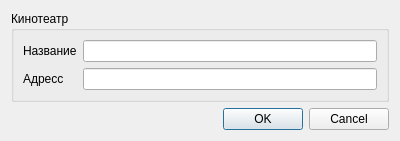
<?xml version="1.0" encoding="UTF-8"?>
<ui version="4.0">
 <class>AddCinemaDialog</class>
 <widget class="QWidget" name="AddCinemaDialog">
  <property name="geometry">
   <rect>
    <x>0</x>
    <y>0</y>
    <width>400</width>
    <height>126</height>
   </rect>
  </property>
  <property name="windowTitle">
   <string>Form</string>
  </property>
  <layout class="QFormLayout" name="formLayout">
   <item row="0" column="0" colspan="2">
    <widget class="QGroupBox" name="groupBox">
     <property name="title">
      <string>Кинотеатр</string>
     </property>
     <layout class="QFormLayout" name="formLayout_2">
      <item row="0" column="0">
       <widget class="QLabel" name="name_label">
        <property name="text">
         <string>Название</string>
        </property>
       </widget>
      </item>
      <item row="1" column="0">
       <widget class="QLabel" name="address_label">
        <property name="text">
         <string>Адресс</string>
        </property>
       </widget>
      </item>
      <item row="0" column="1">
       <widget class="QLineEdit" name="name_line_edit"/>
      </item>
      <item row="1" column="1">
       <widget class="QLineEdit" name="address_line_edit"/>
      </item>
     </layout>
    </widget>
   </item>
   <item row="1" column="1">
    <widget class="QDialogButtonBox" name="button_box">
     <property name="standardButtons">
      <set>QDialogButtonBox::Cancel|QDialogButtonBox::Ok</set>
     </property>
    </widget>
   </item>
  </layout>
 </widget>
 <resources/>
 <connections/>
</ui>
